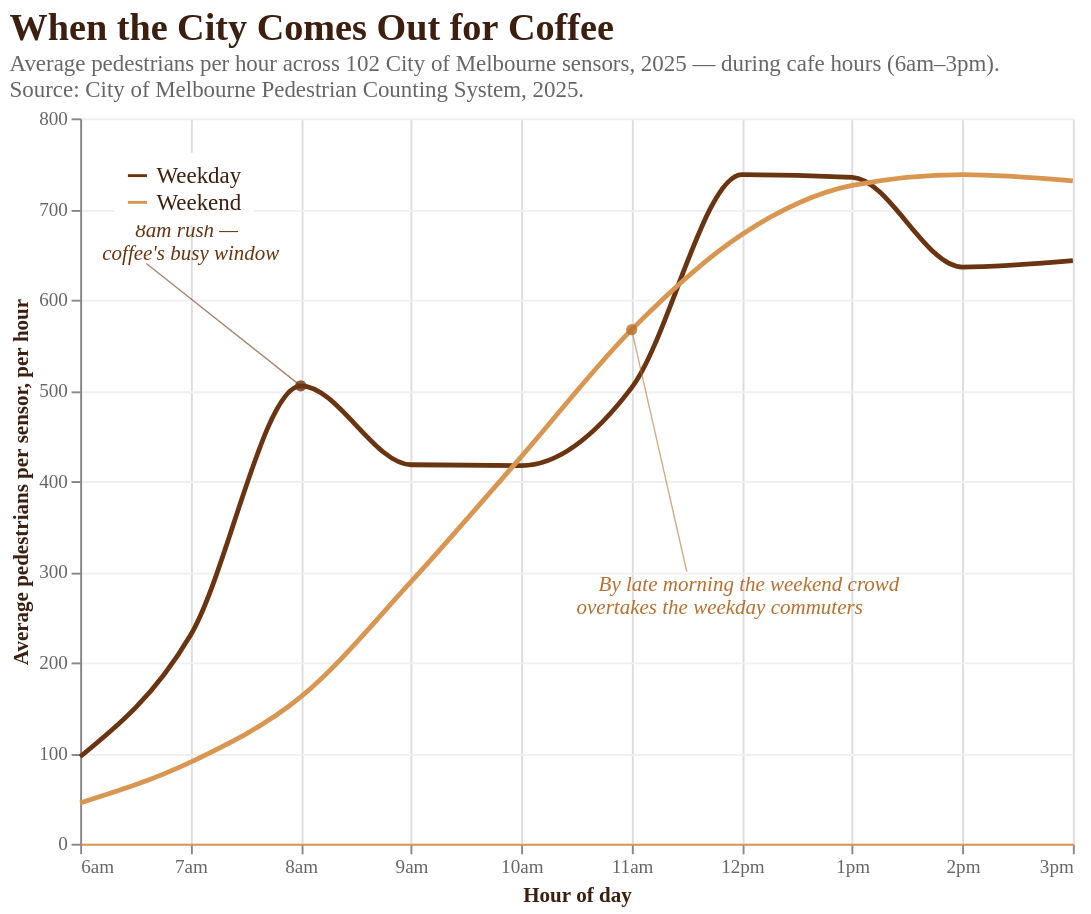

This figure's Vega-Lite source:
### Vega-Lite specification from a JSON file in a GitHub repository (floating-point values rounded to 4 significant figures)
{"$schema": "https://vega.github.io/schema/vega-lite/v5.json", "title": {"text": "When the City Comes Out for Coffee", "subtitle": ["Average pedestrians per hour across 102 City of Melbourne sensors, 2025 — during cafe hours (6am–3pm).", "Source: City of Melbourne Pedestrian Counting System, 2025."], "anchor": "start", "fontSize": 20, "subtitleFontSize": 12, "subtitleColor": "#666", "color": "#3C1F0F", "font": "Georgia, Times New Roman, serif", "subtitleFont": "Georgia, Times New Roman, serif"}, "width": 520, "height": 380, "data": {"values": [{"hour": 6, "type": "Weekday", "count": 96}, {"hour": 6, "type": "Weekend", "count": 45}, {"hour": 7, "type": "Weekday", "count": 230}, {"hour": 7, "type": "Weekend", "count": 90}, {"hour": 8, "type": "Weekday", "count": 505}, {"hour": 8, "type": "Weekend", "count": 162}, {"hour": 9, "type": "Weekday", "count": 418}, {"hour": 9, "type": "Weekend", "count": 289}, {"hour": 10, "type": "Weekday", "count": 417}, {"hour": 10, "type": "Weekend", "count": 427}, {"hour": 11, "type": "Weekday", "count": 503}, {"hour": 11, "type": "Weekend", "count": 567}, {"hour": 12, "type": "Weekday", "count": 738}, {"hour": 12, "type": "Weekend", "count": 672}, {"hour": 13, "type": "Weekday", "count": 735}, {"hour": 13, "type": "Weekend", "count": 726}, {"hour": 14, "type": "Weekday", "count": 636}, {"hour": 14, "type": "Weekend", "count": 738}, {"hour": 15, "type": "Weekday", "count": 643}, {"hour": 15, "type": "Weekend", "count": 731}]}, "layer": [{"mark": {"type": "line", "strokeWidth": 2.5, "interpolate": "monotone"}, "encoding": {"x": {"field": "hour", "type": "quantitative", "scale": {"domain": [6, 15], "nice": false}, "title": "Hour of day", "axis": {"values": [6, 7, 8, 9, 10, 11, 12, 13, 14, 15], "labelExpr": "datum.value < 12 ? datum.value + 'am' : datum.value == 12 ? '12pm' : (datum.value - 12) + 'pm'", "labelColor": "#666", "domainColor": "#D89651", "titleColor": "#3C1F0F"}}, "y": {"field": "count", "type": "quantitative", "scale": {"domain": [0, 800]}, "title": "Average pedestrians per sensor, per hour", "axis": {"titleColor": "#3C1F0F", "labelColor": "#666", "grid": true, "gridColor": "#f0f0f0"}}, "color": {"field": "type", "type": "nominal", "scale": {"domain": ["Weekday", "Weekend"], "range": ["#6B3410", "#D89651"]}, "legend": {"orient": "top-left", "title": null, "labelColor": "#3C1F0F", "labelFontSize": 12, "fillColor": "white", "padding": 6}}, "tooltip": [{"field": "type", "title": "Day type"}, {"field": "hour", "title": "Hour"}, {"field": "count", "title": "Avg pedestrians", "format": ".0f"}]}}, {"data": {"values": [{"x": 6.6, "y": 640, "x2": 8, "y2": 505}]}, "mark": {"type": "rule", "color": "#6B3410", "strokeWidth": 0.7, "opacity": 0.6}, "encoding": {"x": {"field": "x", "type": "quantitative"}, "y": {"field": "y", "type": "quantitative"}, "x2": {"field": "x2"}, "y2": {"field": "y2"}}}, {"data": {"values": [{"x": 8, "y": 505}]}, "mark": {"type": "point", "filled": true, "color": "#6B3410", "size": 35, "opacity": 0.8}, "encoding": {"x": {"field": "x", "type": "quantitative"}, "y": {"field": "y", "type": "quantitative"}}}, {"data": {"values": [{"x": 6.5, "y": 675, "t": "8am rush —"}, {"x": 6.2, "y": 650, "t": "coffee's busy window"}]}, "mark": {"type": "text", "align": "left", "fontStyle": "italic", "fontSize": 11, "color": "#6B3410"}, "encoding": {"x": {"field": "x", "type": "quantitative"}, "y": {"field": "y", "type": "quantitative"}, "text": {"field": "t"}}}, {"data": {"values": [{"x": 11.5, "y": 300, "x2": 11, "y2": 567}]}, "mark": {"type": "rule", "color": "#B8702F", "strokeWidth": 0.7, "opacity": 0.6}, "encoding": {"x": {"field": "x", "type": "quantitative"}, "y": {"field": "y", "type": "quantitative"}, "x2": {"field": "x2"}, "y2": {"field": "y2"}}}, {"data": {"values": [{"x": 11, "y": 567}]}, "mark": {"type": "point", "filled": true, "color": "#B8702F", "size": 35, "opacity": 0.8}, "encoding": {"x": {"field": "x", "type": "quantitative"}, "y": {"field": "y", "type": "quantitative"}}}, {"data": {"values": [{"x": 10.7, "y": 285, "t": "By late morning the weekend crowd"}, {"x": 10.5, "y": 260, "t": "overtakes the weekday commuters"}]}, "mark": {"type": "text", "align": "left", "fontStyle": "italic", "fontSize": 11, "color": "#B8702F"}, "encoding": {"x": {"field": "x", "type": "quantitative"}, "y": {"field": "y", "type": "quantitative"}, "text": {"field": "t"}}}], "config": {"view": {"stroke": null}, "background": "transparent", "font": "Georgia, Times New Roman, serif"}}
